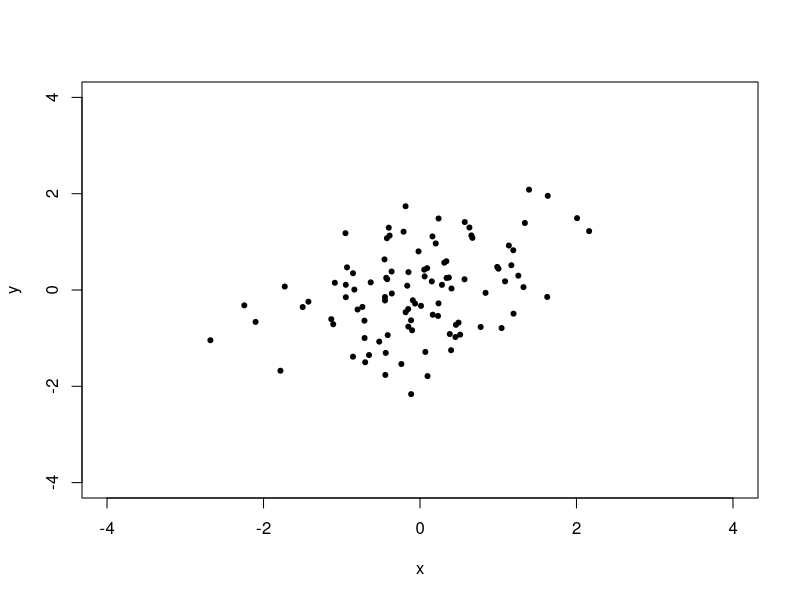
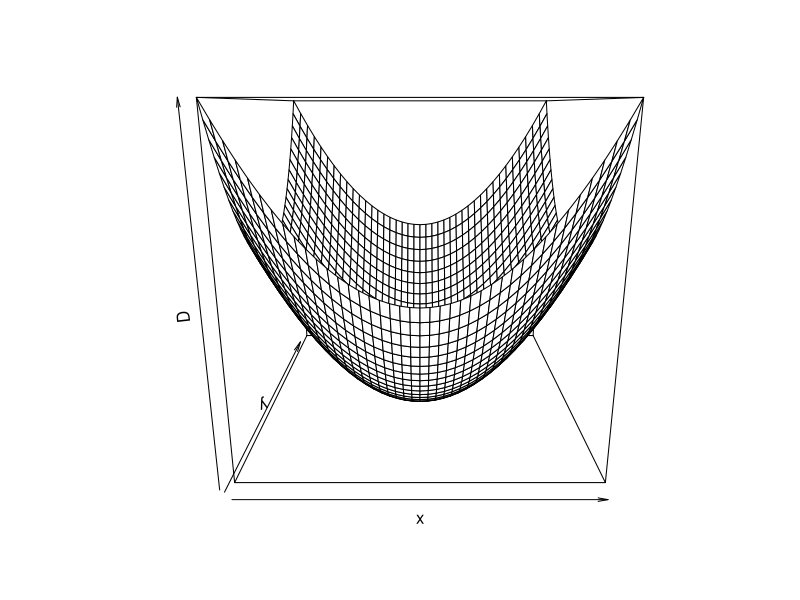

Source code (R) for these figures, in order:
## ---- chunk 1

x1 <- function(x){
  mu <- mean(x)
  std <- sd(x)
  tab <- table(x) # frequency table
  return(list(tab,mu,std))
}

# 連續型每個結果的frequency一定是1，table沒有意義
#x1(rnorm(100, 0, 2)) # X~N(0,2)
#x1(sample(0:100, 50, replace = T))

# names for list
x2 <- function(x){
  mu <- mean(x)
  std <- sd(x)
  tab <- table(x) # frequency table
  y <- list(tab,mu,std)
  names(y) <- c("freq", "average", "std")
  return(y)
}
#x2(sample(0:100, 50, replace = T))

# 把結果命名，可以用$抓取結果
x3 <- function(x){
  mu <- mean(x)
  std <- sd(x)
  tab <- table(x) # frequency table
  y <- list(tab,mu,std)
  names(y) <- c("freq", "average", "std")
  return(y)
}
output <- x3(sample(0:100, 50, replace = T))
output$average
## ---- chunk 2
set.seed(11)
score <- sample(1:100, 50, T)
my.test <- function(x){
  n <- length(x)
  a <- sum(x >= 60)
  b <- sum(x >= 90)
  c <- mean(x)
  d <- sum(x < 60)
  
  if(a/n > 0.5 & b > 0){
    cat("本次成績不調分，平均分數為", c, "\t")
  } else{
    cat("本次成績會調分，不及格比例為", (d/n)*100, "%")
  }
}
my.test(score)
## ---- chunk 3
set.seed(11)
score <- sample(1:100, 50, T)
my.test1 <- function(score){
  n <- length(score)
  mean <- mean(score)
  a <- sum(score >= 60)
  b <- sum(score > 90)
  c <- sum(score < 60)
  if (a > n/2 & b >= 1){
    print(
      paste("本次成績不調分，平均分數為", mean, sep = "")
    )
  } else{
    print(
      paste("本次成績會調分，不及格比例為", c/n*100, "%", sep = "")
    )
  }
}
my.test1(score)
## ---- chunk 4
for(i in 1:10){
  print(i^2)
}
## ---- chunk 5
# NULL
n <- 100
a <- NULL
for(i in 1:n){
  a <- c(a, rnorm(1, 0, 1))
  # print(a)
}
a
## ---- chunk 6
# sol-1
set.seed(12)
score <-  sample(80:100, 10000, replace = T)
for(i in 0:4){
  print(sum(score == 80 + 5*i))
}

# sol-2: give a null vector to save results
set.seed(12)
z <- seq(80, 100, by = 5)
result <- rep(NA, length(z))
for(i in 1:length(result)){
  result[i] <- sum(score == z[i])
}
result
## ---- chunk 7
C <- matrix(NA, 3, 5)
for(i in 1:3){
  for(j in 1:5){
    C[i,j] <-  (i + j - 1)^2
  }
}
C
## ---- chunk 8
B <- matrix(NA, 3, 5)
for(i in 1:3){
  for(j in 1:5){
    B[i,j] <-  j^(i+1)
  }
}
B
## ---- chunk 9
library(MASS)
mu = c(0,0)
p = 0.5
n= 100
sigma = matrix(c(1, p, p, 1), 2, 2) #它必須是正定矩陣
data = mvrnorm(n, mu, sigma)
x = data[,1]
y = data[,2]
n <- length(x)
plot(-4:4, -4:4, type = "n", xlab = "x", ylab = "y")
for(i in 1:n){
  points(x[i], y[i], pch = 20)
}
## ---- chunk 10
# 先在定義域做切割
# 先存成矩陣
# persp(x, y, z)
x <- seq(-2,2, by = 0.1)
y <- seq(-2,2, by = 0.1)
D <- matrix(NA, length(x), length(y))
for(i in 1:length(x)){
  for(j in 1:length(y)){
    D[i,j] <- x[i]^2 + y[j]^2
  }
}
persp(x,y,D)
## ---- chunk 11
#用for逐一檢查每個數值是否為偶數
n <- 1000
number <- sample(0:100, n, replace = T)
result = NULL
for(i in 1:n){
  a <- number[i] %% 2
  if(a == 0){
    result <- c(result, i)
  }
}
result[100]
## ---- chunk 12
# sol-1: 橫向作圖
for(i in 1:5){
  print(seq(i))
}

# sol-2
a <-  c()
for(i in 1:5){
  a = c(a, i)
  print(a)
}

# sol-3: TA
for (i in c(1:5)){
  for (j in c(1:i)){
    temp = seq(1,j,1)
  }
  print(temp)
}
## ---- chunk 13
# sol-1 縱向作圖
a <-  c()
for(i in 1:5){  # row
  for(j in 1:i){  # column
    a = c(a, i)
  }
  print(a)
  a <-  c()
}

## sol-2 橫向作圖
a <-  c()
for(i in 1:5){
  a = c(a, rep(i, i))
  print(a)
  a <-  c()
}
## ---- chunk 14
# sol-1
for(i in 1:5){
  cat(paste0(strrep(" ", 5-i), strrep(2*i-1, 2*i-1), "\n"))
}

# double for loop by TA:
num = seq(1,9,by=2)
for (i in num){
  max_num =(max(num)-i)/2
  if (i != max(num)){
    temp = rep(i,i)
    te = c()
    for (j in c(1:max_num)){
      te = c(te," ")
      #print(te)
    }
    cat(te,temp," ","\n")
  }else{
    cat(rep(i,i))
  }
}
## ---- chunk 15
for(i in c(1:5, 4:1))
  cat( paste0(strrep(" ", 5 - i), strrep("* ", i), "\n") )

diamond <- function(max) {
  
  # Upper triangle
  space <- max - 1
  for (i in 0:(max - 1)) {
    for (j in 0:space) cat(" ")
    for (j in 0:i) cat("* ")
    cat("\n")
    space <- space - 1
  }
  
  # Lower triangle
  space = 1;
  for (i in (max - 1):1) {
    for (j in 0:space) cat(" ")
    for (j in 0:(i - 1)) cat("* ")
    cat("\n")
    space <- space + 1
  }
}
diamond(5)
